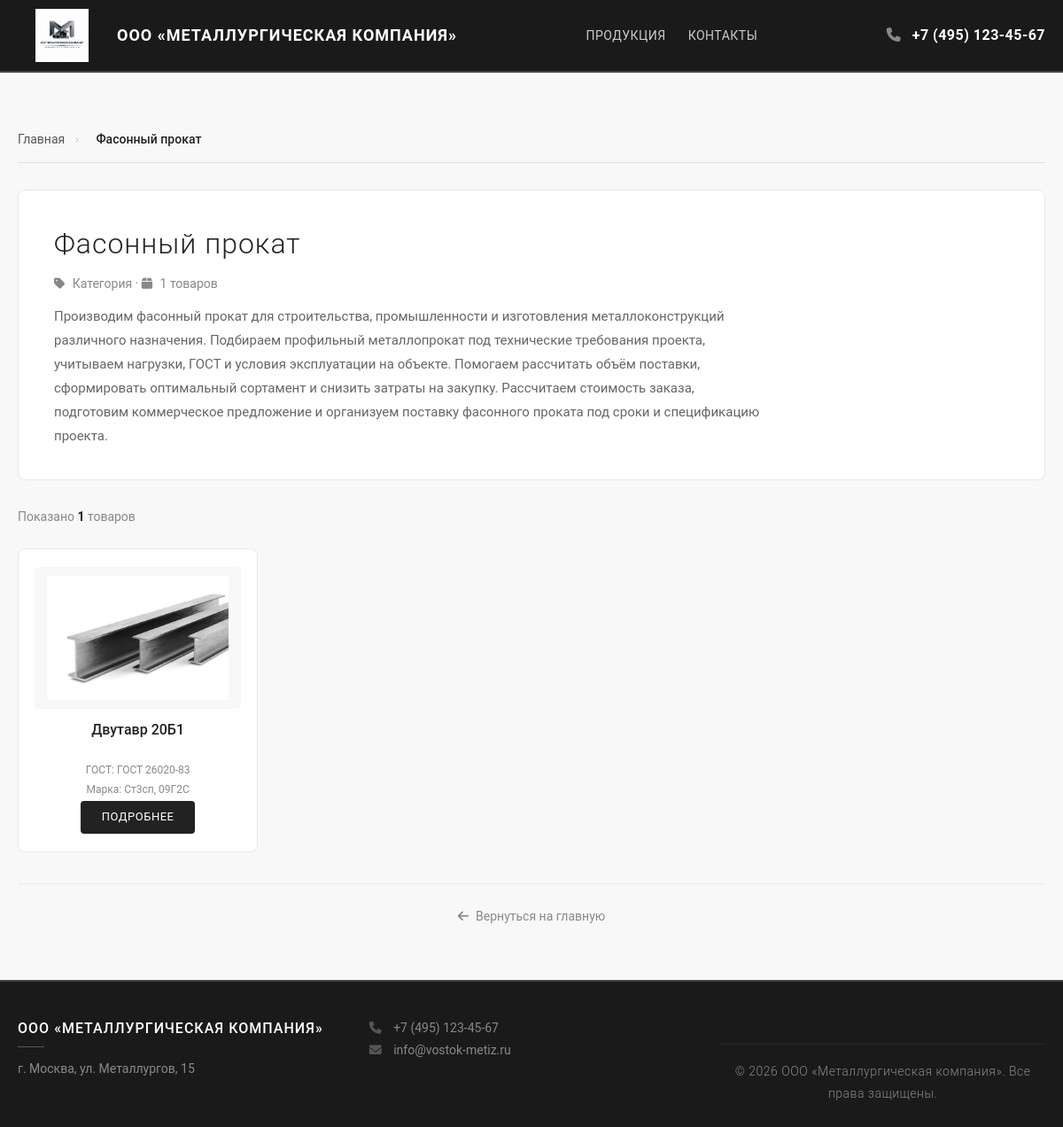
The page /category/fasonnyj-prokat/ on the database its author committed.
### products/models.py (models this page shows, shortened)
class SiteSetting(models.Model):
    key = models.CharField('Ключ', max_length=100, unique=True)
    value = models.TextField('Значение')
    description = models.CharField('Описание', max_length=200, blank=True)
    class Meta:
        verbose_name = 'Настройка'
        verbose_name_plural = 'Настройки сайта'

class Category(models.Model):
    name = models.CharField('Название', max_length=100)
    slug = models.SlugField('URL', max_length=100, unique=True)
    description = models.TextField('Описание', blank=True)
    image = models.ImageField('Изображение', upload_to='categories/', blank=True, null=True)
    sort_order = models.IntegerField('Порядок сортировки', default=0)
    is_active = models.BooleanField('Активно', default=True)
    created_at = models.DateTimeField('Создано', auto_now_add=True)
    updated_at = models.DateTimeField('Обновлено', auto_now=True)
    class Meta:
        ordering = ['sort_order', 'name']
        verbose_name = 'Категория'
        verbose_name_plural = 'Категории'

class Product(models.Model):
    category = models.ForeignKey(
        Category,
        on_delete=models.CASCADE,
        related_name='products',
        verbose_name='Категория'
    )
    name = models.CharField('Название', max_length=200)
    slug = models.SlugField('URL', max_length=200, unique=True)
    description = models.TextField('Описание', blank=True)
    gost = models.CharField('ГОСТ', max_length=50, blank=True)
    steel_grade = models.CharField('Марка стали', max_length=100, blank=True)
    length = models.CharField('Длина', max_length=50, blank=True)
    weight_per_meter = models.DecimalField('Вес п.м (кг)', max_digits=10, decimal_places=2, null=True, blank=True)
    price = models.DecimalField('Цена (руб.)', max_digits=12, decimal_places=2, null=True, blank=True)
    image = models.ImageField('Изображение', upload_to='products/', blank=True, null=True)
    is_active = models.BooleanField('Активно', default=True)
    sort_order = models.IntegerField('Порядок сортировки', default=0)
    created_at = models.DateTimeField('Создано', auto_now_add=True)
    updated_at = models.DateTimeField('Обновлено', auto_now=True)
    class Meta:
        ordering = ['sort_order', 'name']
        verbose_name = 'Товар'
        verbose_name_plural = 'Товары'
    def get_absolute_url(self):
        return reverse('product_detail', args=[self.category.slug, self.slug])

### products/views.py (the view)
# urls.py: path('category/<slug:slug>/', views.category_detail, name='category_detail'),
def category_detail(request, slug):
    category = get_object_or_404(Category, slug=slug, is_active=True)
    products = category.products.filter(is_active=True)
    site_settings = get_site_settings()
    context = {
        'category': category,
        'products': products,
        'site_settings': site_settings,
    }
    return render(request, 'main/category_detail.html', context)

### products/views.py (called while the page is built)
def get_site_settings():
    settings = {}
    try:
        for setting in SiteSetting.objects.all():
            settings[setting.key] = setting.value
    except:
        pass
    return settings

### templates/main/category_detail.html (shortened to what this page needs)
{% extends 'base.html' %}
{% load static %}
{% block content %}
<section class="category-page">
    <div class="container">
        <div class="breadcrumb-category">
            <a href="{% url 'home' %}">Главная</a>
            <span>›</span>
            <span class="current">{{ category.name }}</span>
        </div>
        <div class="category-header">
            <h1>{{ category.name }}</h1>
            <div class="category-meta">
                <i class="fas fa-tag"></i> Категория
                {% if products %}
                    · <i class="fas fa-box"></i> {{ products|length }} товаров
                {% endif %}
            </div>
            {% if category.description %}
                <p>{{ category.description }}</p>
            {% endif %}
        </div>
        {% if products %}
            <div class="category-toolbar">
                <div class="count">
                    Показано <strong>{{ products|length }}</strong> товаров
                </div>
            </div>
            <div class="products-grid-category">
                {% for product in products %}
                    <div class="product-card-category" onclick="window.location.href='{{ product.get_absolute_url }}'">
                        {% if product.image %}
                            <img src="{{ product.image.url }}" alt="{{ product.name }}" class="product-image" loading="lazy">
                        {% else %}
                            <div class="product-image-placeholder">
                                <i class="fas fa-industry"></i>
                                <span>Нет фото</span>
                            </div>
                        {% endif %}
                        <h3>{{ product.name }}</h3>
                        {% if product.gost %}
                            <p class="product-spec">ГОСТ: {{ product.gost }}</p>
                        {% endif %}
                        {% if product.steel_grade %}
                            <p class="product-spec">Марка: {{ product.steel_grade }}</p>
                        {% endif %}
                        <a href="{{ product.get_absolute_url }}" class="btn-detail">Подробнее</a>
                    </div>
                {% endfor %}
            </div>
            <div class="back-link-category">
                <a href="{% url 'home' %}">
                    <i class="fas fa-arrow-left"></i>
                    Вернуться на главную
                </a>
            </div>
        {% endif %}
    </div>
</section>
{% endblock %}

### templates/base.html (shortened to what this page needs)
{% load static %}
<!DOCTYPE html>
<html lang="ru">
<head>
    <link rel="stylesheet" href="{% static 'css/style.css' %}">
    <link rel="stylesheet" href="https://cdnjs.cloudflare.com/ajax/libs/font-awesome/6.5.0/css/all.min.css">
</head>
<body>
    <header>
        <div class="container">
            <div class="logo">
                <img src="{% static 'images/logo.png' %}" style="height: 60px; width: auto; max-width: 300px;">
                <span>ООО «Металлургическая компания»</span>
            </div>
            <nav>
                <a href="{% url 'home' %}#products">Продукция</a>
                <a href="#contacts">Контакты</a>
            </nav>
            <div class="contacts-header">
                <a href="tel:{{ site_settings.phone }}" class="phone">
                    <i class="fas fa-phone"></i> {{ site_settings.phone|default:"+7 (123) 456-78-90" }}
                </a>
            </div>
        </div>
    </header>
    <main>
        {% block content %}{% endblock %}
    </main>
    <footer id="contacts">
        <div class="container">
            <div class="footer-grid">
                <div class="footer-info">
                    <h3>ООО «Металлургическая компания»</h3>
                    <p>{{ site_settings.address|default:"г. Москва, ул. Металлургов, д. 1" }}</p>
                </div>
                <div class="footer-contacts">
                    <p><i class="fas fa-phone"></i> {{ site_settings.phone|default:"+7 (123) 456-78-90" }}</p>
                    <p><i class="fas fa-envelope"></i> {{ site_settings.email|default:"info@vostok-metiz.ru" }}</p>
                </div>
                <div class="footer-copy">
                    <p>&copy; 2026 ООО «Металлургическая компания». Все права защищены.</p>
                </div>
            </div>
        </div>
    </footer>
</body>
</html>

### static/css/style.css (style rules this page uses)
* { margin: 0; padding: 0; box-sizing: border-box; }
body { font-family: 'Roboto', 'Arial', sans-serif; line-height: 1.6; color: #222222; background: #ffffff; }
.container { max-width: 1200px; margin: 0 auto; padding: 0 20px; }
a { text-decoration: none; color: inherit; }
header { background: #1a1a1a; color: #ffffff; padding: 10px 0; position: fixed; width: 100%; top: 0; z-index: 1000; border-bottom: 2px solid #444444; }
header .container { display: flex; justify-content: space-between; align-items: center; }
.logo { display: flex; align-items: center; gap: 12px; }
.logo img { height: 45px; width: auto; max-width: 250px; min-width: 100px; object-fit: contain; display: block; background: transparent; image-rendering: auto; }
.logo span { font-size: 18px; font-weight: 700; color: #ffffff; letter-spacing: 1px; text-transform: uppercase; }
nav { display: flex; gap: 25px; }
nav a { color: #cccccc; text-decoration: none; font-size: 14px; font-weight: 400; transition: color 0.3s ease; letter-spacing: 0.5px; text-transform: uppercase; }
.contacts-header .phone { color: #ffffff; text-decoration: none; font-size: 16px; font-weight: 600; transition: color 0.3s ease; letter-spacing: 0.5px; }
.contacts-header .phone i { margin-right: 8px; color: #888888; }
footer { background: #1a1a1a; color: #ffffff; padding: 40px 0 25px; border-top: 2px solid #444444; }
.footer-grid { display: grid; grid-template-columns: repeat(auto-fit, minmax(200px, 1fr)); gap: 30px; }
.footer-grid h3 { font-size: 16px; font-weight: 500; margin-bottom: 12px; color: #ffffff; letter-spacing: 1px; text-transform: uppercase; }
.footer-grid h3::after { content: ''; display: block; width: 30px; height: 1px; background: #555555; margin-top: 8px; }
.footer-grid p { color: #888888; font-size: 14px; line-height: 1.8; }
.footer-grid i { margin-right: 10px; color: #555555; }
.footer-copy { margin-top: 30px; padding-top: 18px; border-top: 1px solid rgba(255, 255, 255, 0.06); text-align: center; color: #666666; font-size: 13px; font-weight: 300; letter-spacing: 0.5px; }

### rows shown on the page
SiteSetting: phone "+7 (495) 123-45-67"
Category: name "Фасонный прокат", description "Производим фасонный прокат для строительства, промышленности и изготовления металлоконструкций различного назначения. Подбираем профильный металлопрокат под технические требования проекта, учитываем нагрузки, ГОСТ и условия эксплуатации на объекте. Помогаем рассчитать объём поставки, сформировать оптимальный сортамент и снизить затраты на закупку. Рассчитаем стоимость заказа, подготовим коммерческое предложение и организуем поставку фасонного проката под сроки и спецификацию проекта."
Product: image (picture), name "Двутавр 20Б1", gost "ГОСТ 26020-83", steel_grade "Ст3сп, 09Г2С"
SiteSetting: address "г. Москва, ул. Металлургов, 15"
SiteSetting: email "info@vostok-metiz.ru"

### other values the page prints
{{ products|length }} "1"
